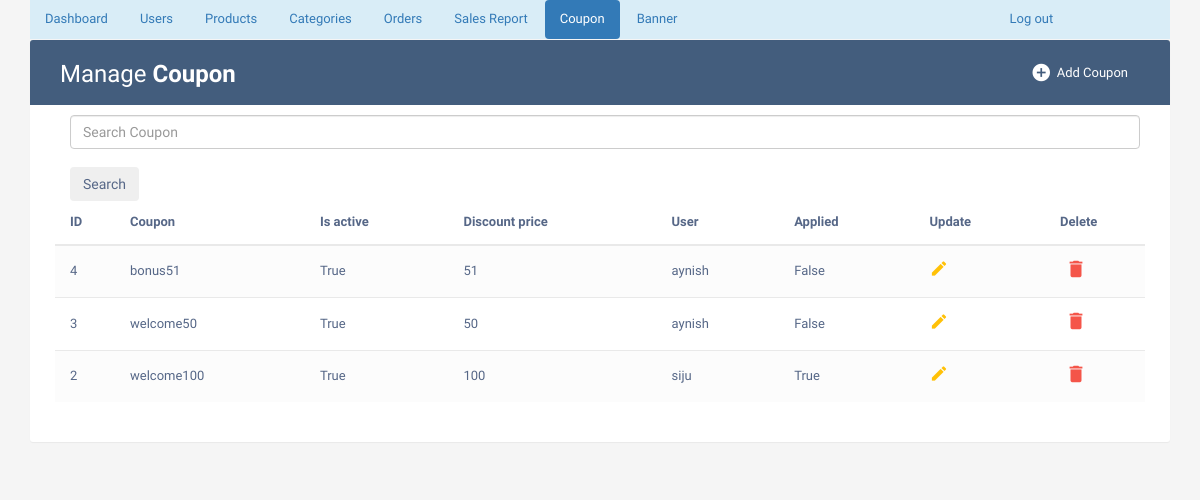
/admincouponlist/ (signed in), run on an earlier commit of the app's database.
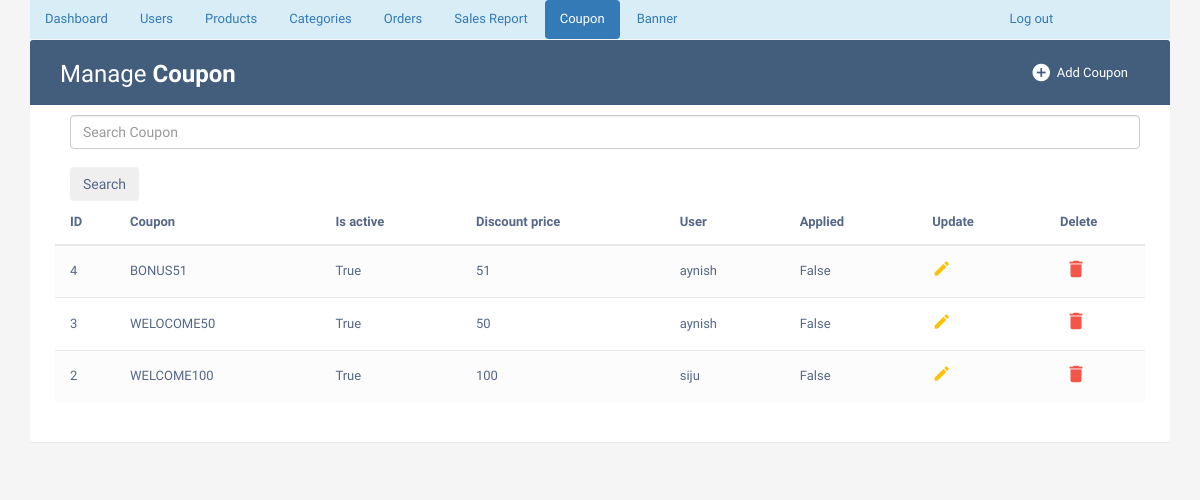
And on a later commit of the database.
### phase/models.py (models this page shows, shortened)
class Coupon(models.Model):
    coupon_code=models.CharField(max_length=30)
    is_active=models.BooleanField(default=False)
    discount_price=models.IntegerField(default=0)
    minimum_amount=models.IntegerField(default=500)
    applied=models.BooleanField(default=False)
    description = models.CharField(max_length=200,null=True,default='Sample')
    user=models.ForeignKey(UserDetail, on_delete=models.CASCADE, null=False)

class UserDetail(models.Model):
    uname=models.CharField(unique=True, max_length=50)
    uemail=models.CharField(max_length=50)
    uphone=models.CharField(max_length=50, null=True)
    upassword=models.CharField(max_length=50)
    uactive=models.BooleanField(default=True)
    uimage = models.ImageField(upload_to='imagestore/', null=True, blank=True)
    uotp=models.IntegerField(null=True)
    def __str__(self):
        return self.uname

### phase/views.py (the view)
# urls.py: path('admincouponlist/', views.admincouponlist, name='admincouponlist'),
def admincouponlist(request):
    if 'username' in request.session:
        if 'search' in request.GET:
            search=request.GET['search']
            member=Coupon.objects.filter(coupon_code__icontains=search)
        else:
            member=Coupon.objects.all().order_by('-id')
        return render(request,'admincouponlist.html',{'member': member})
    else:
        return render(request, 'adminlogin.html')

### Templates/admincouponlist.html
{% extends "adminbase.html" %}
{% block active9 %} "active" {% endblock%}
{% block tablewrapper %}
                    <div class="col-sm-6">
						<h2>Manage <b>Coupon</b></h2>
					</div>
                    <div class="col-sm-6">
                        <a href="{% url 'adminaddcoupon' %}" class="btn" data-toggle="modal"><i class="material-icons">&#xE147;</i> <span>Add Coupon</span></a>
                      </div>
                    </div>
{% endblock %}
{% block tablecontent%}
                <form action="{% url 'admincouponlist' %}" class="d-flex offset-md-1 container m-auto" style="width:1100px">
                    <input class="form-control offset-md-1" type="search" placeholder="Search Coupon" name="search" aria-label="Search"><br>
                    <button class="btn btn-outline-secondary" type="submit">Search</button>
                </form>
                <table class="table table-striped table-hover">
                <thead>
                    <tr>
                        <th>ID</th>
                        <th>Coupon</th>
                        <th>Is active</th>
                        <th>Discount price</th>
                        <th>User</th>
                        <th>Applied</th>
                        <th>Update</th>
                        <th>Delete</th>
                    </tr>
                </thead>
                <tbody>
                    {% for x in member %}
                    <tr>
                        <td>{{ x.id }}</td>
                        <td>{{ x.coupon_code }}</td>
                        <td>{{ x.is_active }}</td>
                        <td>{{x.discount_price}}</td>
                        <td>{{x.user}}</td>
                        <td>{{x.applied}}</td>
                        <td>
                           <a href="{% url 'updatecoupon' %}?uid={{x.id}}" class="edit" data-toggle="modal"><i class="material-icons" data-toggle="tooltip" title="Edit">&#xE254;</i></a>
                        </td>
                        <td>
                            <a href="{% url 'deletecoupon' %}?uid={{x.id}}" class="delete" data-toggle="modal"><i class="material-icons" data-toggle="tooltip" title="Delete">&#xE872;</i></a>
                        </td>
                    </tr>
                    {% endfor %}
                </tbody>
                </table>
{% endblock %}

What changed in the data, as far as the page shows it:
changed Coupon id 4: coupon_code "bonus51" → "BONUS51"
changed Coupon id 3: coupon_code "welcome50" → "WELOCOME50"
changed Coupon "siju": coupon_code "welcome100" → "WELCOME100"; applied "True" → "False"
